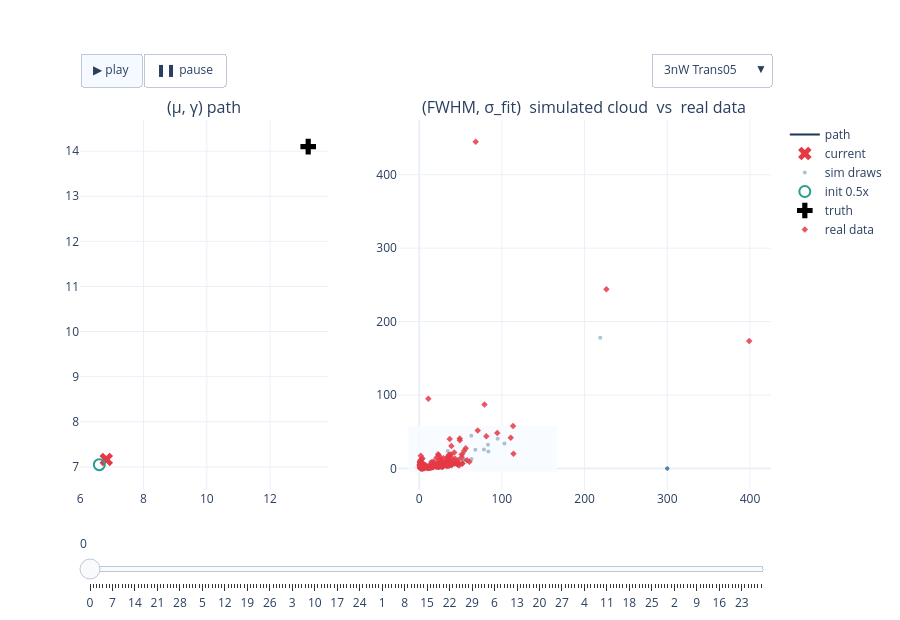

Notebook code cell kept with this figure:
### Code cell
# FIG 1b — 3nW interactive: path + cloud, experiment dropdown + play/slider   (22a verbatim)
fig_3nW = build_power_figure(RESULTS, '3nW')
if fig_3nW is not None:
    _h = os.path.join(REPO_ROOT, 'notebooks', '24_realdata_accuracy', '24p-fig1b-3nW-paths-clouds.html')
    fig_3nW.write_html(_h, include_plotlyjs='cdn', config=CONFIG_PLOT)
    print('wrote', _h, f'({os.path.getsize(_h)/1e6:.1f} MB)')
    fig_3nW.show(config=CONFIG_PLOT)
